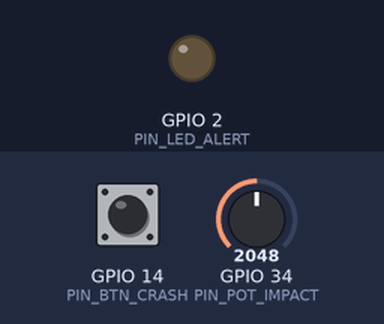
A sketch run on a simulated ESP32. On the bench: output pins drawn as LEDs (lit = HIGH). The inputs (shaded band) are chosen by the test bench; at power-on: GPIO 34 (PIN_POT_IMPACT) = 2048, GPIO 14 (PIN_BTN_CRASH) HIGH. What the sketch prints to the serial monitor is not drawn.

Above: at 1.2 s.
1.3 s: GPIO 34 (PIN_POT_IMPACT) set to 3603
At 1.5 s:
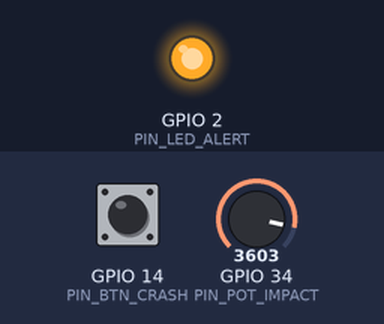
3.1 s: GPIO 14 (PIN_BTN_CRASH) pulled LOW for 0.15 s
At 3.8 s:
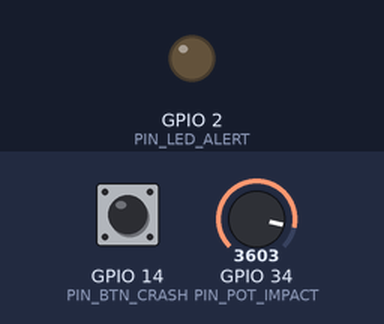
Timing chart, 0 to 6.1 s (numbered marks = the images above; inputs shaded):
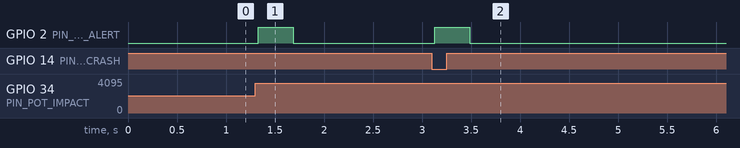

The sketch:

sketch.ino
```cpp
const int PIN_BTN_CRASH = 14;
const int PIN_POT_IMPACT = 34;
const int PIN_LED_ALERT = 2;

volatile bool sosTriggered = false;
volatile unsigned long lastIsrMs = 0;

bool crashLatched = false;
int incidentSeq = 0;

// Simulated vehicle GPS coordinates (Warsaw)
const float GPS_LAT = 52.2297f;
const float GPS_LNG = 21.0122f;

void IRAM_ATTR onCrashButtonISR() {
  unsigned long now = millis();
  if (now - lastIsrMs > 300) {
    sosTriggered = true;
    lastIsrMs = now;
  }
}

void emitAccidentEvent(const char* triggerType, int impactPercent) {
  incidentSeq++;
  digitalWrite(PIN_LED_ALERT, HIGH);

  Serial.printf(
    "{\"event\":\"accident.detected\",\"vehicleId\":\"CAR-PL-409\",\"seq\":%d,\"trigger\":\"%s\",\"impactSeverity\":%d,\"lat\":%.4f,\"lng\":%.4f}\n",
    incidentSeq, triggerType, impactPercent, GPS_LAT, GPS_LNG
  );

  delay(350);
  digitalWrite(PIN_LED_ALERT, LOW);
}

void setup() {
  Serial.begin(115200);
  pinMode(PIN_BTN_CRASH, INPUT_PULLUP);
  pinMode(PIN_LED_ALERT, OUTPUT);

  attachInterrupt(digitalPinToInterrupt(PIN_BTN_CRASH), onCrashButtonISR, FALLING);

  Serial.println("Accident Sensor ready: slide G-Force pot >= 75% or press CRASH / SOS button.");
}

void loop() {
  int impactPercent = map(analogRead(PIN_POT_IMPACT), 0, 4095, 0, 100);

  // 1. Hardware interrupt trigger (manual SOS / airbag button)
  if (sosTriggered) {
    sosTriggered = false;
    emitAccidentEvent("manual_sos_button", impactPercent);
  }

  // 2. Impact threshold edge trigger (emits ONCE per crash event)
  if (impactPercent >= 75 && !crashLatched) {
    crashLatched = true;
    emitAccidentEvent("high_g_impact", impactPercent);
  } else if (impactPercent < 65) {
    crashLatched = false; // Reset latch after impact settles
  }

  delay(30);
}
```

Measured:
- after the input at 1.3 s, GPIO 2 (PIN_LED_ALERT): LOW → HIGH at once, → LOW 0.36 s later
- after the input at 3.1 s, GPIO 2 (PIN_LED_ALERT): LOW → HIGH at once, → LOW 0.36 s later
